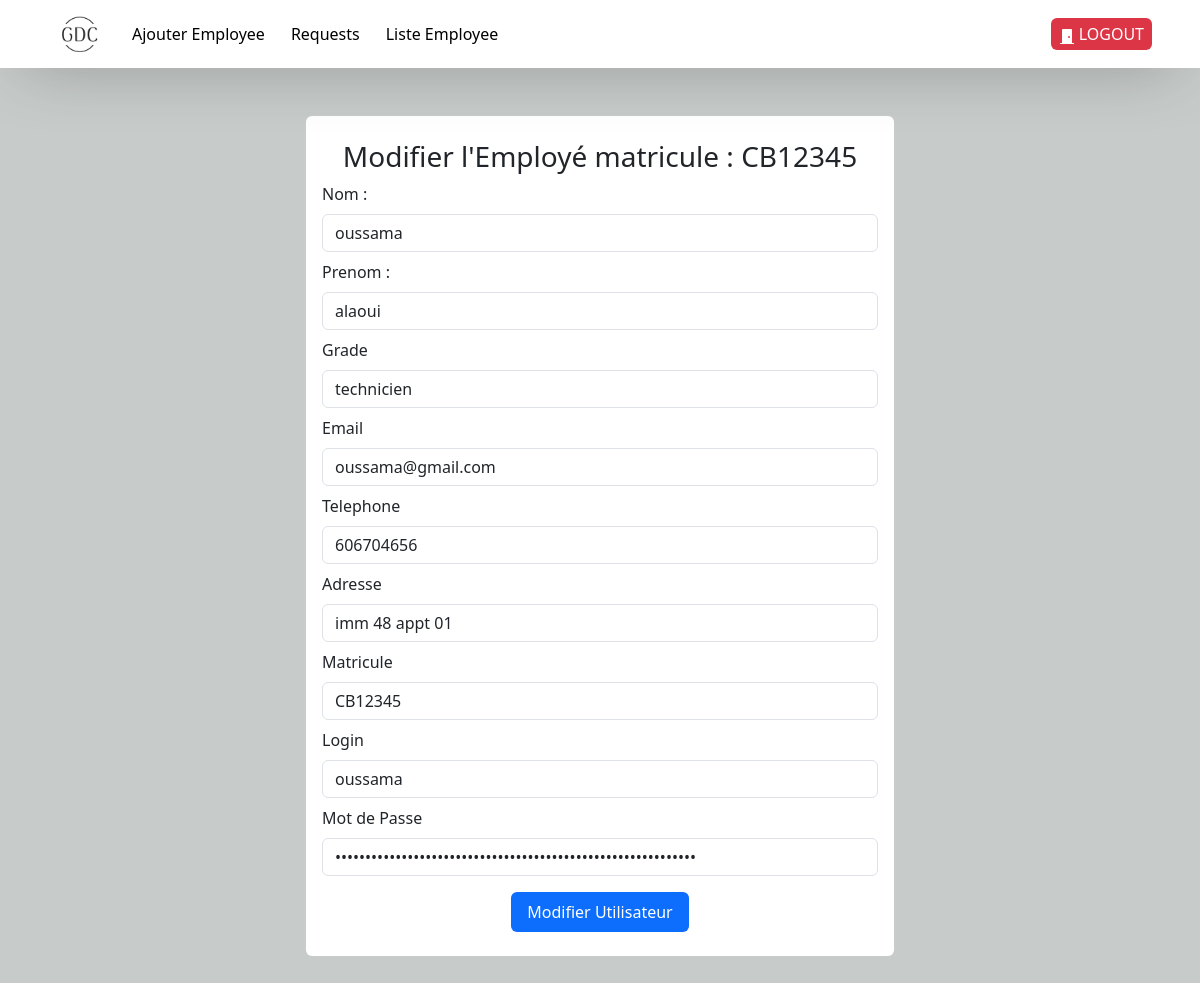
Screenshot of /modifier_employee.php?ref=CB12345 with the database file from the repository.
### tables this page shows
CREATE TABLE `employees` (
  `name` varchar(100) NOT NULL,
  `prenom` varchar(45) NOT NULL,
  `grade` varchar(45) NOT NULL,
  `email` varchar(45) NOT NULL,
  `tel` int(11) NOT NULL,
  `adresse` varchar(45) NOT NULL,
  `matricule` varchar(45) NOT NULL,
  `login` varchar(45) DEFAULT NULL,
  `pass` text DEFAULT NULL
);

### modifier_employee.php (the view, shortened to what this page needs)
<!DOCTYPE html>
<html lang="en">
<head>
    <link rel="stylesheet" href="https://cdn.jsdelivr.net/npm/bootstrap@5.3.3/dist/css/bootstrap.min.css">
</head>
<body>
<nav class="navbar navbar-expand-lg navbar-light " style="background-color: white;box-shadow: -1px 6px 69px -25px rgba(0,0,0,0.75);
">
            <div class="container-fluid d-flex justify-content-between px-5">
            <a class="navbar-brand mx-2" href="status.php"><img src="logo.png" alt="" style="width:50px;"></a>
                <div class="collapse navbar-collapse" id="navbarNavAltMarkup">
                    <div class="navbar-nav">
                    <a class="nav-link active d-flex align-items-center " style="gap:10px;" aria-current="page" href="main_admin.php"><i class="fa fa-plus-square" style="font-size:24px"></i>
 Ajouter Employee</a>
                        <a class="nav-link active d-flex align-items-center" style="gap:10px;" href="status.php"><i class="fa fa-check-square" style="font-size:24px"></i>
 Requests</a>
                        <a class="nav-link active d-flex align-items-center" style="gap:10px;" href="show_data_user.php"><i class="fa fa-list" style="font-size:24px"></i>
 Liste Employee</a>
                    </div>
                </div>
                <div class="cncn d-flex align-items-center bg-danger text-white px-2 py-1 rounded">
                                        <a href="logout.php" class="nav-link logout"> <svg xmlns="http://www.w3.org/2000/svg" width="16" height="16" fill="currentColor" class="bi bi-door-closed-fill" viewBox="0 0 16 16">
                <path d="M12 1a1 1 0 0 1 1 1v13h1.5a.5.5 0 0 1 0 1h-13a.5.5 0 0 1 0-1H3V2a1 1 0 0 1 1-1zm-2 9a1 1 0 1 0 0-2 1 1 0 0 0 0 2"/>
                </svg>
                LOGOUT</a>
                    </div>
            </div>
        </nav>
    <?php
    require("config.php");
    ?>
            <div class="container-fluid d-flex justify-content-center"  >
                <div class="sub_container bg-white p-3 my-5 rounded" style="width:50%">
                <?php
                    if (isset($_GET["ref"])) {
                        $stm = $db->prepare("select * from employees where matricule=?");
                        $stm->execute([$_GET["ref"]]);
                        $y = $stm->fetch(PDO::FETCH_OBJ);
                        if ($y) :
                    ?><h3 class="card-header text-center my-2">Modifier l'Employé matricule : <?= $_GET["ref"] ?></h3>
                <form action="" method="POST">
                    <label for="nomComplet">
                        Nom :
                    </label>
                    <input type="text" name="name" class="form-control" value="<?= $y->name ?>">
                    <label for="prenom">
                        Prenom :
                    </label>
                    <input type="text" name="prenom" class="form-control" value="<?= $y->prenom ?>">
                    <label for="grade">
                        Grade
                    </label>
                    <input type="text" name="grade" class="form-control" value="<?= $y->grade ?>">
                    <label for="email">
                        Email
                    </label>
                    <input type="text" name="email" class="form-control" value="<?= $y->email ?>">
                    <label for="tel">
                        Telephone
                    </label>
                    <input type="tel" name="tel" class="form-control" value="<?= $y->tel ?>">
                    <label for="adresse">
                        Adresse
                    </label>
                    <input type="text" name="adresse" class="form-control" value="<?= $y->adresse ?>">
                    <label for="matricule">
                        Matricule
                    </label>
                    <input type="text" name="matricule" class="form-control" value="<?= $y->matricule ?>">
                    <label for="login">
                        Login
                    </label>
                    <input type="text" name="login" class="form-control" value="<?= $y->login ?>">
                    <label for="pass">
                        Mot de Passe
                    </label>
                    <input type="password" name="pass" class="form-control" value="<?= $y->pass ?>">
                    <div class="btn__center__ d-flex justify-content-center">
                        <input type="submit" name="submit" class="bg-primary rounded border-0 text-white text-center py-2 px-3" value="Modifier Utilisateur">
                    </div>
                </form>
                </div>
            </div>
    <?php
        else :
            echo "Ce produit n'existe pas";
        endif;
    } else {
        echo "référence perdue!";
    }
    ?>
</body>
</html>

### modifier_employee.php (style rules this page uses)
input { margin: 8px 0px; }
body { background :#c7cbca; }

### rows the page displays
employees: name "oussama", prenom "alaoui", grade "technicien", email "oussama@gmail.com", tel "606704656", adresse "imm 48 appt 01", matricule "CB12345", login "oussama"

### other values shown
$_GET["ref"] "CB12345"
